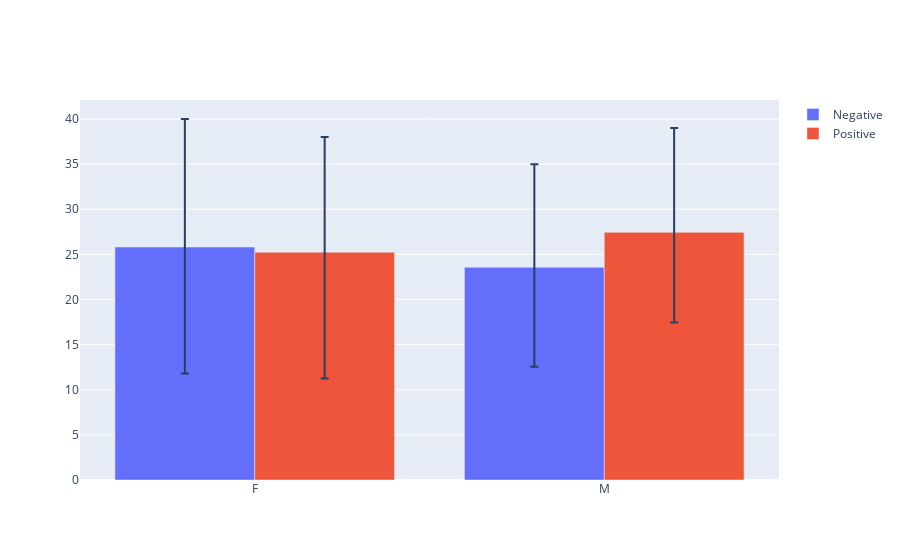

Here is the notebook cell this chart was saved with:
### Code cell
from plotly import graph_objects as go

fig = go.Figure()
fig.add_trace(go.Bar(
    x=grouped[sensitive_variable].unique(),
    y=[summaries[0]['avg'][c] for c in grouped[sensitive_variable].unique()], 
    name='Negative',
    error_y={
        'type':'data',
        'symmetric': False, 
        'array': [summaries[0]['max'][c] - summaries[0]['avg'][c] for c in grouped[sensitive_variable].unique()], 
        'arrayminus': [summaries[0]['min'][c] for c in grouped[sensitive_variable].unique()], 

    }
))

fig.add_trace(go.Bar(
    x=grouped[sensitive_variable].unique(),
    y=[summaries[1]['avg'][c] for c in grouped[sensitive_variable].unique()], 
    name='Positive',
    error_y={
        'type':'data',
        'symmetric': False, 
        'array': [summaries[1]['max'][c] - summaries[1]['avg'][c] for c in grouped[sensitive_variable].unique()], 
        'arrayminus': [summaries[1]['min'][c] for c in grouped[sensitive_variable].unique()], 

    }
))

### Figure 1 — Plotly figure (JSON) as saved in the notebook; plotly's stock layout.template omitted (floating-point values rounded to 4 significant figures)
{"data": [{"error_y": {"array": [14.19, 11.44], "arrayminus": [14, 11], "symmetric": false, "type": "data"}, "name": "Negative", "type": "bar", "x": ["F", "M"], "y": [25.81, 23.56]}, {"error_y": {"array": [12.76, 11.56], "arrayminus": [14, 10], "symmetric": false, "type": "data"}, "name": "Positive", "type": "bar", "x": ["F", "M"], "y": [25.24, 27.44]}], "layout": {}}
